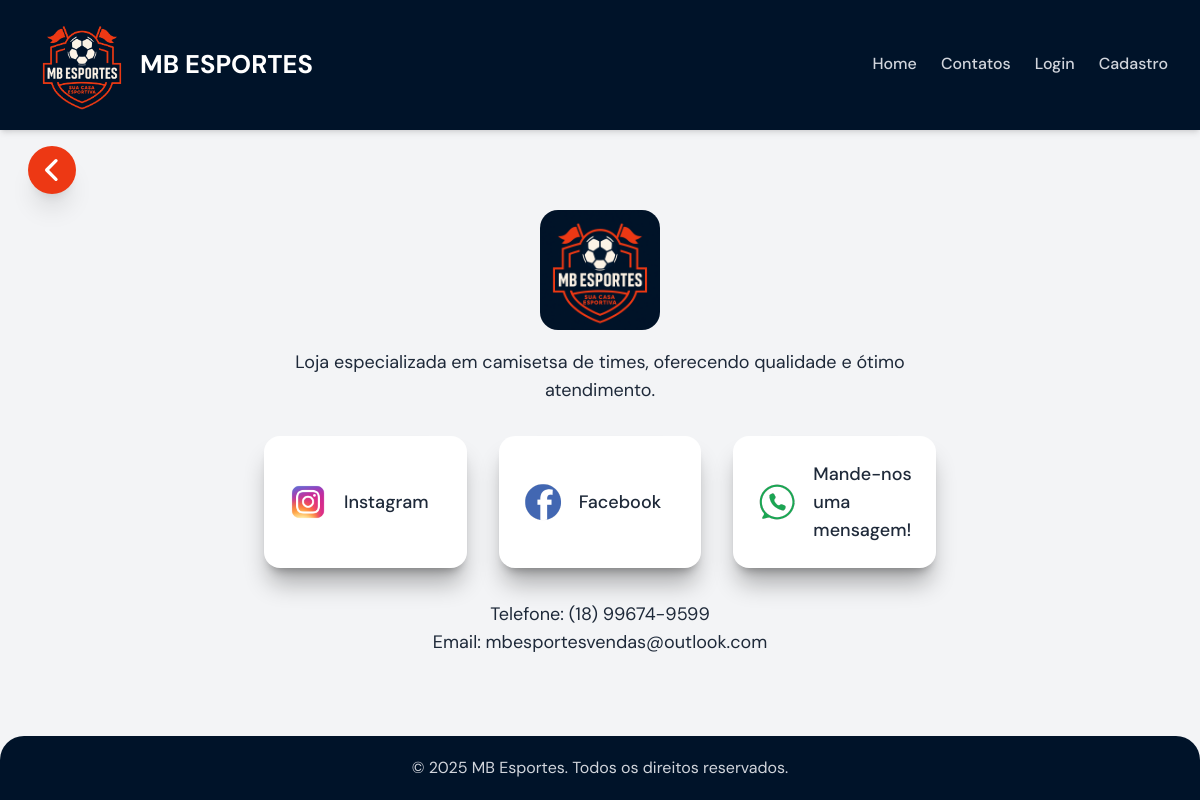
The page /pages/sobre.php on the database its author committed.
### tables this page shows
CREATE TABLE `sobre` (
  `id_sobre` int(11) NOT NULL,
  `descricao` text DEFAULT NULL,
  `telefone` varchar(20) DEFAULT NULL,
  `email` varchar(255) DEFAULT NULL,
  `instagram` varchar(255) DEFAULT NULL,
  `facebook` varchar(255) DEFAULT NULL,
  `whatsapp` varchar(200) DEFAULT NULL
);

### pages/sobre.php (the view, shortened to what this page needs)
<?php
require_once '../php/config.php';
$cards = [];
$sql = "SELECT descricao, telefone, email, instagram, facebook, whatsapp FROM sobre";
$result = mysqli_query($conexao, $sql);
if ($result) {
    while ($row = mysqli_fetch_assoc($result)) {
        $cards[] = $row;
    }
}
?>
<!DOCTYPE html>
<html lang="pt-BR">
<head>
    <link rel="stylesheet" href="/mbesportes/css/output.css">
    <link rel="stylesheet" href="/mbesportes/css/custom.css">
</head>
<body class="font-sans flex flex-col min-h-screen bg-gray-100 text-gray-800 opacity-0 transition-opacity duration-2500">
    <?php include '../includes/navbar_index.php'; ?>
    <div class="flex items-center gap-4 px-5 py-4">
        <button type="button" onclick="window.location.href='/mbesportes/index.php'"
            class="w-12 h-12 ml-2 flex items-center justify-center rounded-full bg-[#ed3814] text-white shadow-xl transition-transform duration-300 hover:-translate-x-2 hover:bg-red-700 focus:outline-none focus:ring-2 focus:ring-[#ed3814] cursor-pointer">
            <svg xmlns="http://www.w3.org/2000/svg" fill="none"
                viewBox="0 0 24 24" stroke-width="2.5" stroke="white" class="w-8 h-8">
                <path stroke-linecap="round" stroke-linejoin="round" d="M15 19l-7-7 7-7" />
            </svg>
        </button>
    </div>
    <main class="flex flex-col items-center justify-center">
        <section class="w-full max-w-2xl mx-auto">
            <img src="/mbesportes/assets/imgs/logo_mbesportes_new_2.png" alt="MB Esportes" style="max-width:120px;display:block;margin:0 auto 18px;border-radius:18px;">
            <?php foreach ($cards as $card): ?>
                <?php if (!empty($card['descricao'])): ?>
                    <p class="mb-8 text-lg text-gray-800 text-center"><?= nl2br(htmlspecialchars($card['descricao'])) ?></p>
                <?php endif; ?>
                <div class="grid grid-cols-1 sm:grid-cols-2 md:grid-cols-3 gap-8">
                    <?php if (!empty($card['instagram'])): ?>
                        <div class="flex items-center gap-4 bg-white rounded-2xl shadow-xl/30 p-6 cursor-pointer hover:scale-110 transition-transform duration-300 w-full h-full border-gray-800" onclick="window.open('<?= htmlspecialchars($card['instagram']) ?>', '_blank')">
                            <img src="../assets/icons/instagram.png" alt="Instagram" class="h-10 w-10 object-contain rounded-lg" />
                            <p class="m-0 text-lg font-medium text-gray-800">Instagram</p>
                        </div>
                    <?php endif; ?>
                    <?php if (!empty($card['facebook'])): ?>
                        <div class="flex items-center gap-4 bg-white rounded-2xl shadow-xl/30 p-6 cursor-pointer hover:scale-110 transition-transform duration-300 w-full h-full border-gray-800" onclick="window.open('<?= htmlspecialchars($card['facebook']) ?>', '_blank')">
                            <img src="../assets/icons/facebook.png" alt="Facebook" class="h-10 w-10 object-contain rounded-lg" />
                            <p class="m-0 text-lg font-medium text-gray-800">Facebook</p>
                        </div>
                    <?php endif; ?>
                    <?php if (!empty($card['whatsapp'])): ?>
                        <div class="flex items-center gap-4 bg-white rounded-2xl shadow-xl/30 p-6 cursor-pointer hover:scale-110 transition-transform duration-300 w-full h-full border-gray-800" onclick="window.open('<?= htmlspecialchars($card['whatsapp']) ?>', '_blank')">
                            <img src="../assets/icons/whatsapp.png" alt="Whatsapp" class="h-10 w-10 object-contain rounded-lg" />
                            <p class="m-0 text-lg font-medium text-gray-800">Mande-nos uma mensagem!</p>
                        </div>
                    <?php endif; ?>
                </div>
                <div class="mt-8 text-center">
                    <?php if (!empty($card['telefone'])): ?>
                        <p class="text-lg text-gray-800">Telefone: <?= htmlspecialchars($card['telefone']) ?></p>
                    <?php endif; ?>
                    <?php if (!empty($card['email'])): ?>
                        <p class="text-lg text-gray-800">Email: <?= htmlspecialchars($card['email']) ?></p>
                    <?php endif; ?>
                </div>
            <?php endforeach; ?>
        </section>
    </main>
    <div class="fixed bottom-0 left-0 w-full z-40">
        <?php include '../includes/footer.php'; ?>
    </div>
</body>
</html>

### rows shown on the page
sobre: descricao "Loja especializada em camisetsa de times, oferecendo qualidade e ótimo atendimento.", telefone "(18) 99674-9599", email "mbesportesvendas@outlook.com"
